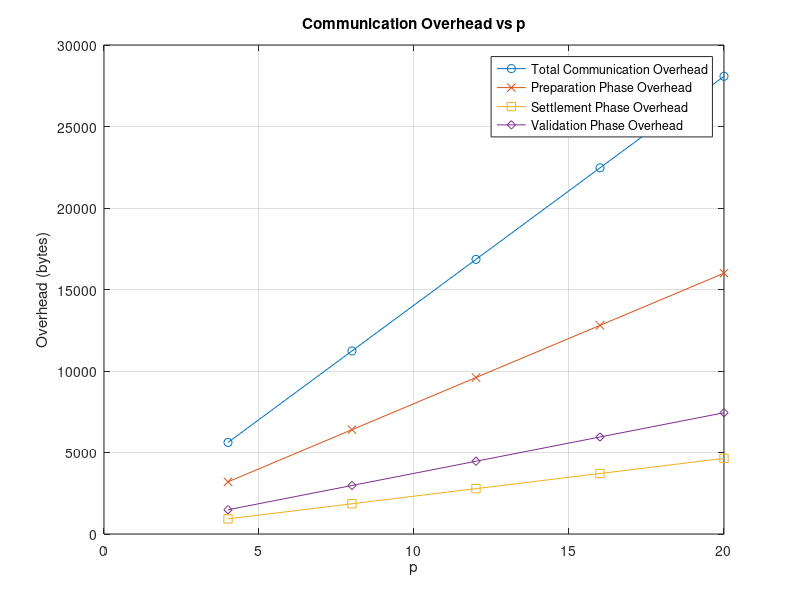

Write MATLAB code to recreate this figure.
p = [4, 8, 12, 16, 20];
total_comm_overhead = p .* ((5*256 + 2*160 + 8*256 + 2*256 + 5*256 + 2*160 + 4 * 160) + (256*6 + 160*2) + (8*256 + 2*256 + 160 + 256)) / 8;
preparation_overhead = p .* (5*256 + 2*160 + 8*256 + 2*256 + 5*256 + 2*160 + 4 * 160) / 8;
update_overhead = p .* (256*6 + 160*2) / 8;
verification_overhead = p .* (8*256 + 2*256 + 160 + 256) / 8;

figure;
plot(p, total_comm_overhead, '-o', 'DisplayName', 'Total Communication Overhead');
hold on;
plot(p, preparation_overhead, '-x', 'DisplayName', 'Preparation Phase Overhead');
plot(p, update_overhead, '-s', 'DisplayName', 'Settlement Phase Overhead');
plot(p, verification_overhead, '-d', 'DisplayName', 'Validation Phase Overhead');
hold off;

xlabel('p');
ylabel('Overhead (bytes)');
title('Communication Overhead vs p');
legend('show');
% Remove the gray background by setting the 'Color' property to 'white'
ax = gca;
set(ax, 'Color', 'white');
grid on;
